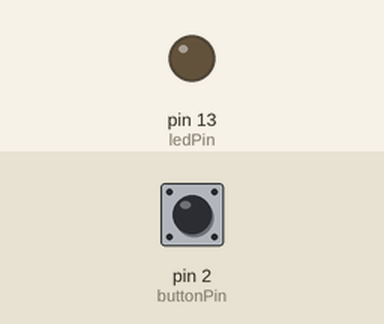
A sketch run on a simulated Arduino Uno, built with avr-gcc and run on an emulated ATmega328P. On the bench: output pins drawn as LEDs (lit = HIGH). The inputs (shaded band) are chosen by the test bench; at power-on: pin 2 (buttonPin) HIGH.

Above: at 1.2 s.
1.3 s: pin 2 (buttonPin) pulled LOW for 0.15 s
At 1.37 s:
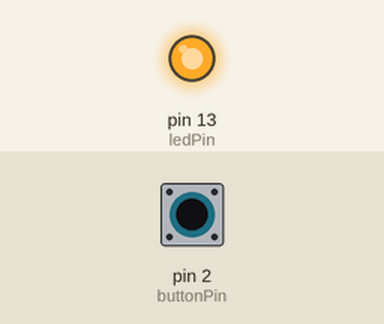
2.9 s: pin 2 (buttonPin) pulled LOW for 3.2 s
At 7.1 s:
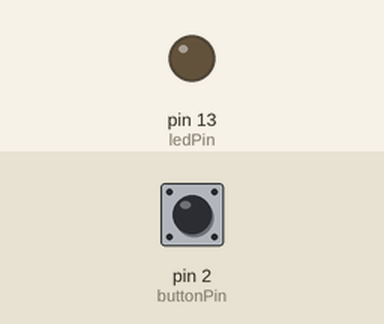
Timing chart, 0 to 8.6 s (numbered marks = the images above; inputs shaded):
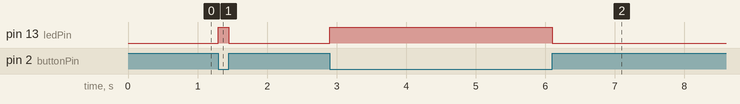

Measured:
- after the input at 1.3 s, pin 13 (ledPin): LOW → HIGH at once, → LOW 0.15 s later
- after the input at 2.9 s, pin 13 (ledPin): LOW → HIGH at once, → LOW 3.2 s later

The sketch:

level-9-if-else-led.ino
```cpp
const int buttonPin = 2;
const int ledPin = 13;

void setup() {
    pinMode(buttonPin, INPUT_PULLUP);
    pinMode(ledPin, OUTPUT);
}

void loop() {
    int buttonState = digitalRead(buttonPin);

    if (buttonState == LOW) {
        digitalWrite(ledPin, HIGH);
    } else {
        digitalWrite(ledPin, LOW);
    }
}
```
